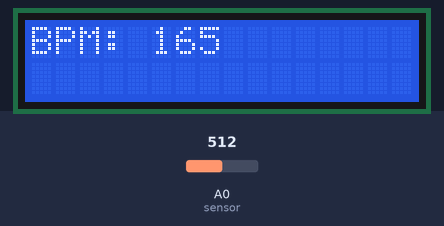
A sketch run on a simulated ESP8266 (NodeMCU). On the bench: 16×2 character LCD. The test bench sets the inputs (shaded band); at power-on: A0 (sensor) = 512. WiFi joins after 1.5 s; servers stay silent unless stated; no MQTT or app messages arrive unless stated; what the sketch prints to the serial monitor is not drawn.

Above: at 2.8 s.
2.9 s: A0 (sensor) set to 716
At 4.1 s:
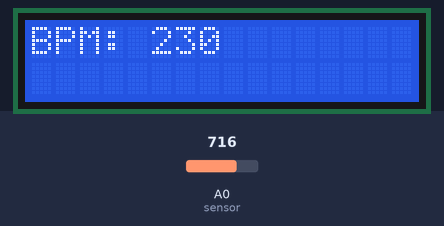
4.6 s: A0 (sensor) set to 900
At 6.0 s:
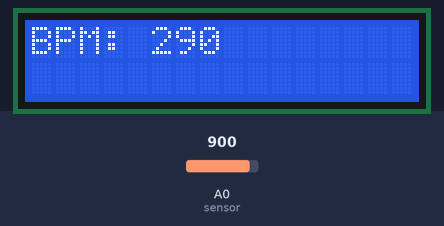
7.6 s: A0 (sensor) set to 1023
At 8.5 s:
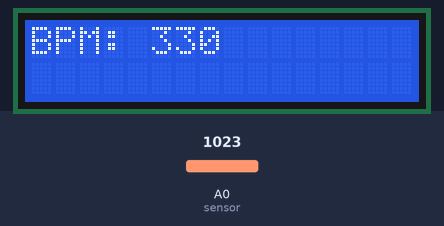
Timing chart, 0 to 10.6 s (numbered marks = the images above; inputs shaded):
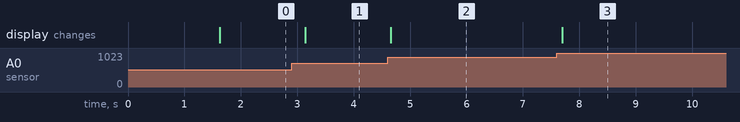

The sketch:

Codigo_monitoramento_cardiaco.ino
```cpp
//Inclusão de Bibliotecas
#include <ESP8266WiFi.h>
#include <PubSubClient.h>
#include <LiquidCrystal.h>

// Parâmetros de conexão com wifi
const char *ssid = "Meu wi-fi Zé ";
const char *password = "naoentranao";

// Parâmetros de conexão com canal MQTT
const char *mqtt_server = "test.mosquitto.org";
const int mqtt_port = 1883;
const char *topic = "iotteste/matheus";
const char *mqtt_user = "";
const char *mqtt_password = "";

//Inicialização de Objetos e Variáveis Globais
WiFiClient espClient;
PubSubClient client(espClient);
LiquidCrystal lcd(D2, D3, D4, D5, D6, D7);

// Variáveis do MQTT
bool mqtt_status = 0;

// Variáveis do sensor
int sensor = A0;
int interval = 600;
int signal;

//Tenta conectar ao broker MQTT até 5 vezes.
//Configura o servidor e callback MQTT.
//Gera um client_id único usando o endereço MAC do ESP8266.
//Publica uma mensagem inicial e se inscreve no tópico especificado.

bool connectMQTT();
void callback(char *topic, byte *payload, unsigned int length);

bool connectMQTT() {
  byte tentativa = 0;
  client.setServer(mqtt_server, mqtt_port);
  client.setCallback(callback);

  do {
    String client_id = "iotteste-";
    client_id += String(WiFi.macAddress());

    if (client.connect(client_id.c_str(), mqtt_user, mqtt_password)) {
      Serial.println("Exito na conexão:");
      Serial.printf("Cliente %s conectado ao broker\n", client_id.c_str());
    } else {
      Serial.print("Falha ao conectar: ");
      Serial.print(client.state());
      Serial.println();
      Serial.print("Tentativa: ");
      Serial.println(tentativa);
      delay(2000);
    }

    tentativa++;

  } while (!client.connected() && tentativa < 5);

  if (tentativa < 5) {
    // publish and subscribe
    client.publish(topic, "{teste123,113007042022}");
    client.subscribe(topic);
    return 1;
  } else {
    Serial.println("Não conectado");
    return 0;
  }
}
//Função chamada quando uma mensagem chega ao tópico inscrito, imprimindo o tópico e o conteúdo da mensagem.
void callback(char *topic, byte *payload, unsigned int length) {
  Serial.print("Message arrived [");
  Serial.print(topic);
  Serial.print("] ");
  for (int i = 0; i < length; i++) {
    Serial.print((char)payload[i]);
  }
  Serial.println();
}

void setup() {
  Serial.begin(115200);

  // Inicialização do Display LCD
  lcd.begin(16, 2);

  // Conexão Wi-Fi
  WiFi.begin(ssid, password);

  while (WiFi.status() != WL_CONNECTED) {
    delay(500);
    Serial.println("STATUS: " + String(WiFi.status()));
  }

  Serial.println(WiFi.localIP());

  // Configuração do MQTT
  mqtt_status = connectMQTT();

  lcd.print("Connecting...");
}

//Chama client.loop() para manter a comunicação MQTT ativa
//Lê o valor do sensor no pino analógico A0.
//Converte o valor lido para uma escala de 0 a 100.
//Exibe o valor no display LCD.
//Publica o valor no tópico MQTT a cada 300 ms.

void loop() {
  static long long pooling = 0;

  if (mqtt_status) {
    client.loop();
  }

  // sensor value
  signal = analogRead(sensor);

  int value = signal * (3.3 / 1023.0) * 100;

  String bpmStr = String(value);

  Serial.println(value);

  lcd.clear();
  lcd.print("BPM: ");
  lcd.print(bpmStr);

  client.publish(topic, bpmStr.c_str());

  delay(300);
}
```

Measured:
- after the input at 2.9 s, the display: changes after 0.24 s (image 1)
- after the input at 4.6 s, the display: changes after 0.06 s (image 2)
- after the input at 7.6 s, the display: changes after 0.10 s (image 3)
